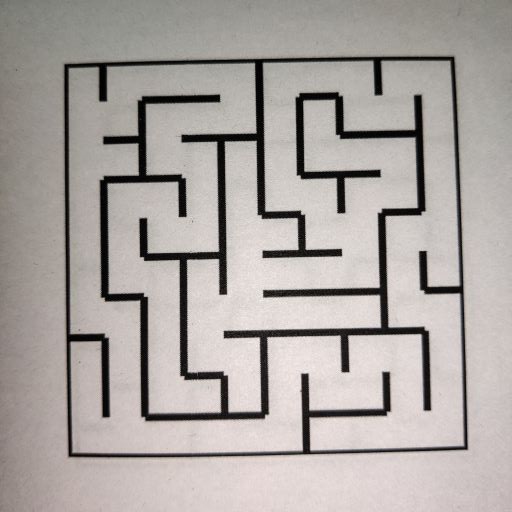
#> input picture task_1b_detect_and_encode_maze/test_cases/maze00.jpg, 512 x 512 px, found by its file name; its folder holds 4 pictures in this run
$ python task_1b.py
#> lines starting #> are read from the running program, lines starting #| are printed output that depends on the picture; after the words box and inside, x2 and y2 are one past the last pixel; in counts of white or black regions, pixels touching at a corner belong together
#> further down, input_img is the input picture: shape (512, 512, 3); mean B, G, R 161.5, 164.9, 171
'''
*****************************************************************************************
*
*        		===============================================
*           		Nirikshak Bot (NB) Theme (eYRC 2020-21)
*        		===============================================
*
*  This script is to implement Task 1B of Nirikshak Bot (NB) Theme (eYRC 2020-21).
*
*  This software is made available on an "AS IS WHERE IS BASIS".
*  Licensee/end user indemnifies and will keep e-Yantra indemnified from
*  any and all claim(s) that emanate from the use of the Software or
*  breach of the terms of this agreement.
*
*  e-Yantra - An MHRD project under National Mission on Education using ICT (NMEICT)
*
*****************************************************************************************
'''

# Team ID:			2139
# Theme:            Nirikshak Bot (NB)
# Author List:		Yash Varshney
# Filename:			task_1b.py
# Functions:		applyPerspectiveTransform, detectMaze, writeToCsv
# 					[ Comma separated list of functions in this file ]
# Global variables:
# 					[ List of global variables defined in this file ]


####################### IMPORT MODULES #######################
## You are not allowed to make any changes in this section. ##
## You have to implement this task with the three available ##
## modules for this task (numpy, opencv, csv)               ##
##############################################################
import numpy as np
import cv2 as cv
import csv
import os
##############################################################


################# ADD UTILITY FUNCTIONS HERE #################
## You can define any utility functions for your code.      ##
## Please add proper comments to ensure that your code is   ##
## readable and easy to understand.                         ##
##############################################################


##############################################################


def applyPerspectiveTransform(input_img):

	"""
	Purpose:
	---
	takes a maze image from folder or image of top_plate of maze from running coppeliasim scene and separate out maze from image

	Input Arguments:
	---
	`input_img` :   [ numpy array ]
		maze image in the form of a numpy array

	Returns:
	---
	`warped_img` :  [ numpy array ]
		resultant warped maze image after applying Perspective Transform

	Example call:
	---
	warped_img = applyPerspectiveTransform(input_img)
	"""
	##############	ADD YOUR CODE HERE	##############
	image_size = input_img.shape
#> image_size = (512, 512, 3)
	if (image_size[0] != 256):


		warped_img = None


		#Conversion into GrayScale
		gray_image = cv.cvtColor(input_img, cv.COLOR_BGR2GRAY)

		#Applying Gaussian Blur
		gauss_blur_image = cv.GaussianBlur(gray_image, (9,9), 2)
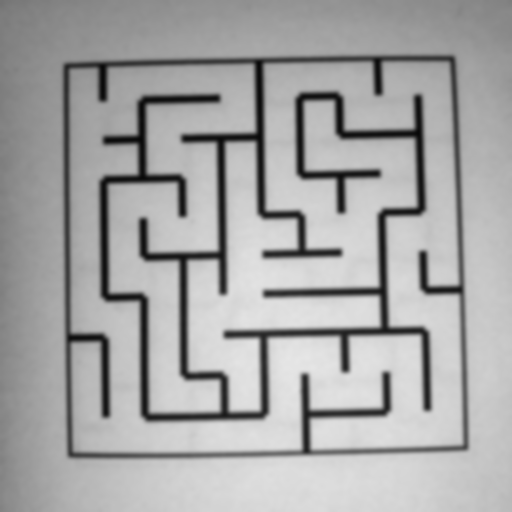
#> gauss_blur_image: shape (512, 512); min 7, max 230, mean 166.3

		#Applying Canny Edge Detection
		canny_edged_image = cv.Canny(gauss_blur_image, 50, 200)
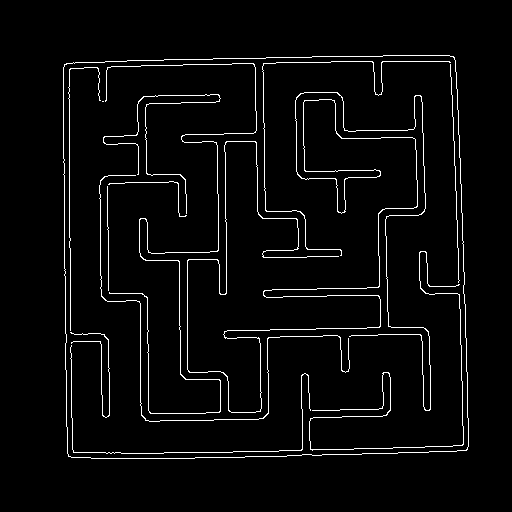
#> canny_edged_image: shape (512, 512); 3.5% white in thin lines or dots, all inside (x1, y1, x2, y2) = (63, 55, 469, 459)


		#Finding Contours
		cnts = cv.findContours(canny_edged_image.copy(), cv.RETR_LIST, cv.CHAIN_APPROX_SIMPLE)[0]
#> cnts = 15 contours, 8 with area under 20; largest, box (x1, y1, x2, y2) and area: (63, 55, 469, 459) 158162, (63, 55, 469, 459) 158156, (187, 92, 431, 413) 90, (105, 63, 257, 414) 30, (99, 175, 350, 422) 24, (309, 251, 464, 451) 23, (103, 94, 221, 214) 20


		#Sorting the Contours in decreasing order because Square containing the Maze is largest
		cnts = sorted(cnts, key = cv.contourArea, reverse = True)

		#Looping through the Contours and approxing Contours
		for c in cnts:
			peri = cv.arcLength(c, True)
			approx = cv.approxPolyDP(c, 0.05 * peri, True)
			#0.02

		# If length is 4 then it is ROI
			if len(approx) == 4:
				screenCnt = approx
				break
#> this loop made 1 pass
#> (peri, screenCnt) on pass 1: (1598.3, [[453, 56], [64, 64], [68, 456], [467, 449]])

		# Reshaping Contours for further use
		pts = screenCnt.reshape(4, 2)
#> pts = [[453, 56], [64, 64], [68, 456], [467, 449]]

		#creating Array of Zero of Size(4,2)
		rect = np.zeros((4, 2), dtype = "float32")

		#Ordering of points in Clockwise manner

		s = pts.sum(axis = 1)
#> s = [509, 128, 524, 916]
		rect[0] = pts[np.argmin(s)]
		rect[2] = pts[np.argmax(s)]

		diff = np.diff(pts, axis = 1)
#> diff = [-397, 0, 388, -18]
		rect[1] = pts[np.argmin(diff)]
		rect[3] = pts[np.argmax(diff)]
		(tl, tr, br, bl) = rect


		#Finding Maximum width

		widthA = np.sqrt(((br[0] - bl[0]) ** 2) + ((br[1] - bl[1]) ** 2))
		widthB = np.sqrt(((tr[0] - tl[0]) ** 2) + ((tr[1] - tl[1]) ** 2))
		maxWidth = max(int(widthA), int(widthB))


		#Findinf Maximum height

		heightA = np.sqrt(((tr[0] - br[0]) ** 2) + ((tr[1] - br[1]) ** 2))
		heightB = np.sqrt(((tl[0] - bl[0]) ** 2) + ((tl[1] - bl[1]) ** 2))
		maxHeight = max(int(heightA), int(heightB))

		#Destination Array of ROI


		dst = np.array([[0, 0],[maxWidth - 1, 0],[maxWidth - 1, maxHeight - 1],[0, maxHeight - 1]], dtype = "float32")


		#Applying perspective transform
		M = cv.getPerspectiveTransform(rect, dst)

		# Finally the warped image
		warped_img = cv.warpPerspective(input_img, M, (maxWidth, maxHeight))
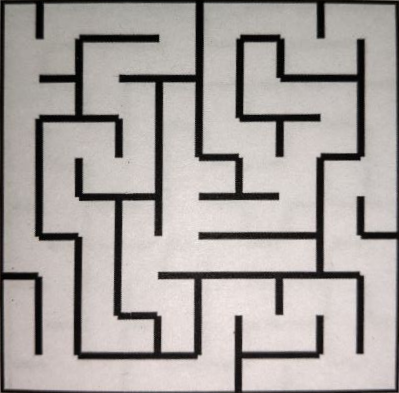
#> warped_img: shape (393, 399, 3); mean B, G, R 160.7, 163.6, 169.4


		##################################################

		return warped_img
	else:

		warped_img = None


		# Converting image into grayscale
		gray_image =  cv.cvtColor(input_img,cv.COLOR_BGR2GRAY)
		# Applying thresholding to find contours
		_,thresh = cv.threshold(gray_image,50,255,cv.THRESH_BINARY)
		# finding contours
		cnts = cv.findContours(thresh,cv.RETR_LIST, cv.CHAIN_APPROX_SIMPLE)[0]

		# Coordinates of maze
		left_upper_coord = [10000,10000]
		right_upper_coord = [0,0]
		right_lower_coord = [0,0]
		left_lower_coord =[0,0]
		# Choosing some high range of distance which is not possible and to compare with x and y coordinates
		left_upper_dist = 10000000
		left_lower_dist = 10000000
		right_upper_dist = 1000000
		right_lower_dist = 1000000
		# Traversing through the contours in top_plate image from coppeliasim image to all coordinated of maze image from top_plate image
		for i in range(len(cnts)):
			#x and y cordinates and with width and height of bounding rectangular box
			x,y,w,h = cv.boundingRect(cnts[i])
			# If x = 0 and y = 0 i,e contours detected is top plate image
			if(x !=0  and  y!=0):


					# find coordinates which are closer to all corners
					if(left_upper_dist > round(np.sqrt((x-0)**2 + (y-0)**2))):

						left_upper_dist = round(np.sqrt((x-0)**2 + (y-0)**2))

						left_upper_coord[0] = x
						left_upper_coord[1] = y
					if(right_upper_dist > round(np.sqrt(((x+w)-256)**2 + (y-0)**2))):

						right_upper_dist = np.sqrt(((x+w)-256)**2 + (y-0)**2)
						right_upper_coord[0] = x+w
						right_upper_coord[1] = y
					if(right_lower_dist > round(np.sqrt(((x+w)-256)**2 + ((y+h)-256)**2))):

						right_lower_dist = round(np.sqrt(((x+w)-256)**2 + ((y+h)-256)**2))

						right_lower_coord[0] = x+w

						right_lower_coord[1] = y+h
					if(left_lower_dist > round(np.sqrt((x-0)**2 + ((y+h)-256)**2))):
						left_lower_dist = round(np.sqrt((x-0)**2 + ((y+h)-256)**2))


						left_lower_coord[0] = x
						left_lower_coord[1] = y+h
					# final_list : it holds the
					final_list = [left_upper_coord,right_upper_coord,right_lower_coord,left_lower_coord]


		screenCnt = np.array(final_list)
		pts = screenCnt.reshape(4, 2)

		#creating Array of Zero of Size(4,2)
		rect = np.zeros((4, 2), dtype = "float32")

		#Ordering of points in Clockwise manner

		s = pts.sum(axis = 1)
		rect[0] = pts[np.argmin(s)]
		rect[2] = pts[np.argmax(s)]
		diff = np.diff(pts, axis = 1)
		rect[1] = pts[np.argmin(diff)]
		rect[3] = pts[np.argmax(diff)]


			#Finding Maximum width


		maxWidth = 1280


			#Findinf Maximum height


		maxHeight = 1280
			#Destination Array of ROI


		dst = np.array([[0, 0],[maxWidth - 1, 0],[maxWidth - 1, maxHeight - 1],[0, maxHeight - 1]], dtype = "float32")


			#Applying perspective transform
		M = cv.getPerspectiveTransform(rect, dst)

			# Finally the warped image
		warped_img = cv.warpPerspective(gray_image, M, (maxWidth, maxHeight))

		return warped_img


		##################################################


def detectMaze(warped_img):

	"""
	Purpose:
	---
	takes the warped maze image as input and returns the maze encoded in form of a 2D array

	Input Arguments:
	---
	`warped_img` :    [ numpy array ]
		resultant warped maze image after applying Perspective Transform

	Returns:
	---
	`maze_array` :    [ nested list of lists ]
		encoded maze in the form of a 2D array

	Example call:
	---
	maze_array = detectMaze(warped_img)
	"""

	maze_array = []

	##############	ADD YOUR CODE HERE	##############

	#Converting into grayscale
	warped_img_gray = cv.cvtColor(warped_img, cv.COLOR_BGR2GRAY)
	#Applying Gaussian Blur
	warped_img_gray = cv.GaussianBlur(warped_img_gray,(5,5),0)
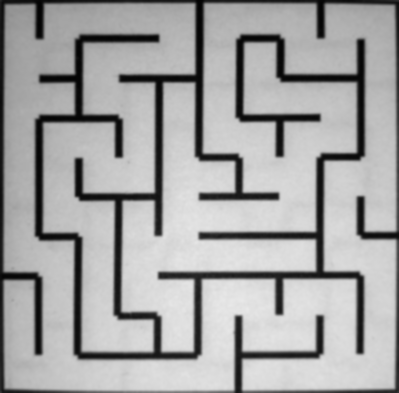
#> warped_img_gray: shape (393, 399); min 2, max 232, mean 165

	#Some part is washed out by perpective transform to make uniform border in all direction
	thresh = cv.copyMakeBorder(warped_img_gray,5,5,5,5, cv.BORDER_CONSTANT,value=[0,0,0])
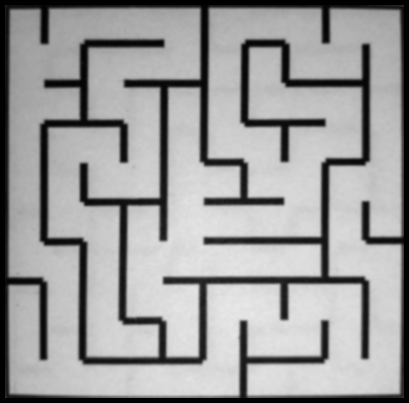
#> thresh: shape (403, 409); min 0, max 232, mean 157

	#Converting into binary(Pixel value 135 and 255 only)
	thresh = cv.threshold(thresh,135,255,cv.THRESH_BINARY)[1]
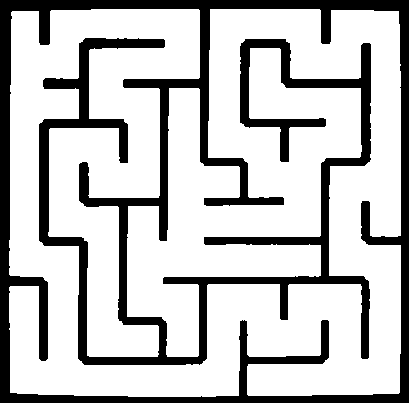
#> thresh: shape (403, 409); 75.4% white; 1 black region, box (x1, y1, x2, y2) and area: (0, 0, 409, 403) 40536

	# Resizing the image into (400,400) to make uniform
	resized_image = cv.resize(thresh, (400, 400))
	#Assumption that Each Block will be now (40,40)
	#
	jincrement = resized_image.shape[0]//10
#> jincrement = 40
	iincrement = resized_image.shape[1]//10
#> iincrement = 40

	#Inverting the Image for ease of calculation
	ret2,resized_image = cv.threshold(resized_image,100,255,cv.THRESH_BINARY_INV)
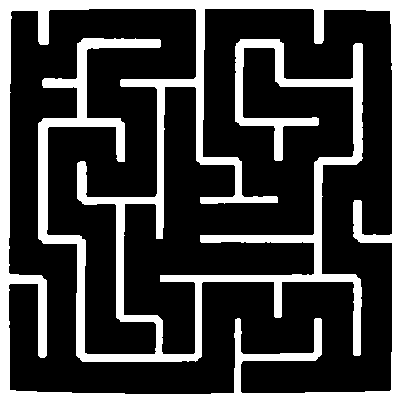
#> resized_image: shape (400, 400); 24.3% white; 1 white region, box (x1, y1, x2, y2) and area: (0, 0, 400, 400) 38950

	#Looping through the Maze block by block

	for i in range(0,resized_image.shape[0],iincrement):

		maze_array.append([])
		if(i==0):
			y = i
			iiicrement = 44
		else:
			y = i-1
			iiicrement = 43
		for j in range(0,resized_image.shape[1],jincrement):

				if(j==0):

					img_temp = resized_image[y:y+iiicrement,j:j+44]
				else:
					img_temp = resized_image[y:y+iiicrement,j-5:j+44]

				value = 0

				#Finding the center of block Image
				x_center = img_temp.shape[1]//2
				y_center = img_temp.shape[0]//2


				#Now from center moving in all direction if pixel value comes out as specied then there is Grid otherwise not.
				dir = 0
				while(y_center - dir >= 0):
					if(img_temp[y_center-dir, x_center] == 255):

						value += 2
						break
					dir +=1


				dir = 0
				while(y_center + dir  < img_temp.shape[0]):
					if(img_temp[y_center+dir,x_center] == 255):
						value += 8

						break
					dir+=1


				dir = 0
				while(x_center + dir <  img_temp.shape[1] ):
					if(img_temp[y_center,x_center+dir] == 255  or img_temp[15,x_center+dir]):
						value += 4
						break
					dir+=1

				dir =0
				while(x_center-dir >= 0):
					if(img_temp[y_center,x_center-dir] == 255):
								value  +=1
								break
					dir +=1


			#Final Encoded maze array
				maze_array[i//40].append(value)
#> after the loop, maze_array = 10 items, first 6: [7, 3, 10, 10, 6, 3, 10, 6, 3, 6], [1, 12, 3, 10, 12, 5, 7, 9, 12, 5], [1, 14, 9, 6, 7, 5, 9, 10, 6, 5], [5, 3, 6, 5, 5, 9, 6, 3, 12, 5], [5, 5, 9, 12, 1, 14, 9, 4, 3, 4], [5, 9, 6, 7, 1, 10, 10, 12, 5, 13]
##################################################

	return maze_array


# NOTE:	YOU ARE NOT ALLOWED TO MAKE ANY CHANGE TO THIS FUNCTION
def writeToCsv(csv_file_path, maze_array):

	"""
	Purpose:
	---
	takes the encoded maze array and csv file name as input and writes the encoded maze array to the csv file

	Input Arguments:
	---
	`csv_file_path` :	[ str ]
		file path with name for csv file to write

	`maze_array` :		[ nested list of lists ]
		encoded maze in the form of a 2D array

	Example call:
	---
	warped_img = writeToCsv('test_cases/maze00.csv', maze_array)
	"""

	with open(csv_file_path, 'w', newline='') as file:
		writer = csv.writer(file)
		writer.writerows(maze_array)


# NOTE:	YOU ARE NOT ALLOWED TO MAKE ANY CHANGE TO THIS FUNCTION
#
# Function Name:    main
#        Inputs:    None
#       Outputs:    None
#       Purpose:    This part of the code is only for testing your solution. The function first takes 'maze00.jpg'
# 					as input, applies Perspective Transform by calling applyPerspectiveTransform function,
# 					encodes the maze input in form of 2D array by calling detectMaze function and writes this data to csv file
# 					by calling writeToCsv function, it then asks the user whether to repeat the same on all maze images
# 					present in 'test_cases' folder or not. Write your solution ONLY in the space provided in the above
# 					applyPerspectiveTransform and detectMaze functions.

if __name__ == "__main__":

	# path directory of images in 'test_cases' folder
	img_dir_path = 'test_cases/'

	# path to 'maze00.jpg' image file
	file_num = 0
	img_file_path = img_dir_path + 'maze0' + str(file_num) + '.jpg'

	print('\n============================================')
	print('\nFor maze0' + str(file_num) + '.jpg')

	# path for 'maze00.csv' output file
	csv_file_path = img_dir_path + 'maze0' + str(file_num) + '.csv'

	# read the 'maze00.jpg' image file
	input_img = cv.imread(img_file_path)

	# get the resultant warped maze image after applying Perspective Transform
	warped_img = applyPerspectiveTransform(input_img)

	if type(warped_img) is np.ndarray:

		# get the encoded maze in the form of a 2D array
		maze_array = detectMaze(warped_img)

		if (type(maze_array) is list) and (len(maze_array) == 10):

			print('\nEncoded Maze Array = %s' % (maze_array))
#> (printed output is left out)
			print('\n============================================')

			# writes the encoded maze array to the csv file
			writeToCsv(csv_file_path, maze_array)

			cv.imshow('warped_img_0' + str(file_num), warped_img)
			cv.waitKey(0)
			cv.destroyAllWindows()

		else:

			print('\n[ERROR] maze_array returned by detectMaze function is not complete. Check the function in code.\n')
			exit()

	else:

		print('\n[ERROR] applyPerspectiveTransform function is not returning the warped maze image in expected format! Check the function in code.\n')
		exit()

	choice = input('\nDo you want to run your script on all maze images ? => "y" or "n": ')
#> the answer given: ../task_1b_detect_and_encode_maze/test_cases/Inked1_capture_LI.jpg

	if choice == 'y':

		for file_num in range(1, 10):

			# path to image file
			img_file_path = img_dir_path + 'maze0' + str(file_num) + '.jpg'

			print('\n============================================')
			print('\nFor maze0' + str(file_num) + '.jpg')

			# path for csv output file
			csv_file_path = img_dir_path + 'maze0' + str(file_num) + '.csv'

			# read the image file
			input_img = cv.imread(img_file_path)

			# get the resultant warped maze image after applying Perspective Transform
			warped_img = applyPerspectiveTransform(input_img)

			if type(warped_img) is np.ndarray:

				# get the encoded maze in the form of a 2D array
				maze_array = detectMaze(warped_img)

				if (type(maze_array) is list) and (len(maze_array) == 10):

					print('\nEncoded Maze Array = %s' % (maze_array))
					print('\n============================================')

					# writes the encoded maze array to the csv file
					writeToCsv(csv_file_path, maze_array)

					cv.imshow('warped_img_0' + str(file_num), warped_img)
					cv.waitKey(0)
					cv.destroyAllWindows()

				else:

					print('\n[ERROR] maze_array returned by detectMaze function is not complete. Check the function in code.\n')
					exit()

			else:

				print('\n[ERROR] applyPerspectiveTransform function is not returning the warped maze image in expected format! Check the function in code.\n')
				exit()

	else:

		print('')
